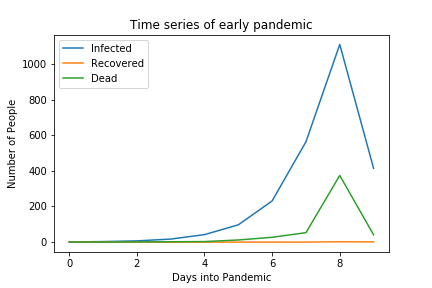

Write the Python code that produced this figure.
# COMP 202: A4
# NAME: Chin Yiap Ong
# ID: 260823566


import doctest
import datetime
import numpy as np
import matplotlib.pyplot as plt


def date_diff(date1, date2):
    '''
    (str, str) -> int
    Take dates formatted in ISO format (%Y-%m-%d)
    Return number of days apart the two dates are
    Note that date can be positive/negative:
    - if the first date is earlier than the second date, the number should be positive;
    - if the second date is earlier than the first date, the number should be positive;
    >>> date_diff('2019-10-29', '2019-11-2') 
    4
    >>> date_diff('2019-8-30', '2015-9-1') 
    -1459
    >>> date_diff('2021-5-1', '2021-5-26') 
    25
    '''

    # convert date from string to integer given its specified ISO format 
    date1 = datetime.datetime.strptime(date1, '%Y-%m-%d')
    date2 = datetime.datetime.strptime(date2, '%Y-%m-%d')

    # compute difference between dates and convert to days
    days = (date2 - date1).days

    return days


def get_age(date1, date2):
    '''
    (str, str) -> int
    Take dates formatted in ISO format (%Y-%m-%d)
    Assume 1 year = 365.2425 days
    Return number of years apart the two dates are
    Note that date can be positive/negative:
    - if the first date is earlier than the second date, the number should be positive;
    - if the second date is earlier than the first date, the number should be positive;
    >>> get_age('1970-10-31', '1970-11-2') 
    0
    >>> get_age('2020-10-31', '2016-11-2') 
    -3
    >>> get_age('2018-4-1', '2019-4-26') 
    1
    '''

    # 1 year = 365.2425 days 
    year_to_days = 365.2425

    # compute number of years as an integer (rounded down)
    years = int(date_diff(date1, date2) / year_to_days)

    return years

def stage_three(input_filename, output_filename):
    '''
    (str, str) -> ( (str, int) dict ) dict

    Given the index date, 

        1. Replace the date of each record with the date_diff of that date and the index date
        2. Replace the date of birth with age at the time of the index date
        3. Replace the status with one of I, R and D. (Representing Infected, Recovered, and Dead;
        the French words are infecté(e), récupéré(e) and mort(e).)

    Return: a dictionary. The keys are each day of the pandemic (integer). The values are a
    dictionary, with how many people are in each state on that day. Example:

    >>> stage_three('example_2.tsv', 'example_3.tsv')
    {0: {'I': 1, 'R': 0, 'D': 0}, 1: {'I': 2, 'R': 0, 'D': 1}}
        
    '''
    
    #helper function to clean up status
    def correct_status(token):
        if 'I' in token:
            return 'I'
        if 'M' in token or 'D' in token:
            return 'D'
        if 'R' in token:
            return 'R'
        
    #parse input files
    input_file = open(input_filename, 'r', encoding='utf-8')
    output_file = open(output_filename, 'w', encoding='utf-8')
    # store the input as a list
    input_lines = input_file.readlines()
    # fetch the index date
    index_date = input_lines[0].split('\t')[2]
    #store possible days passed since the index; 
    # will filter duplicates later
    days_spanned =  []
    #list of tuples to keep track of (days since the index date, status)
    days_status_item = []
    
    
    
    for line in input_lines:
       ln_l = line.split('\t')
       if any(char.isdigit() for char in ln_l[6]) and len(ln_l) > 9:
           new_l = ln_l[:5]
           new_l.append(ln_l[5]+ln_l[6])
           new_l.extend(ln_l[7:])
           ln_l = new_l
        #count the days since the index date
       ln_l[2] = str(date_diff(index_date, ln_l[2]))
          #take get_age to calculate the age
       ln_l[3] = str(get_age(ln_l[3], index_date))
          #clean up the status now
       ln_l[6] = str(correct_status(ln_l[6]))
       days_spanned.append(ln_l[2])
       days_status_item.append((int(ln_l[2]), ln_l[6]))
       # write line to output_filename and increment line count
       output_file.write('\t'.join(ln_l))
    # close relevant files
    input_file.close()
    output_file.close()
    #now let's append what was needed in a dictionary
   
    days_status = {}
    for day_spanned in np.unique(days_spanned):
        if day_spanned:
            days_status[int(day_spanned)] = {}
            for status in ['I', 'R', 'D']:
                days_status[int(day_spanned)][status]=0
                
    for (days, status) in days_status_item:
        if (status in ['I', 'R', 'D'] ) and (days is not None):
            days_status[days][status] += 1
    return days_status
        
def plot_time_series(d):
    '''
    d : ( (str, int) dict ) dict -> (int list) list

    '''
    def convert_to_list_of_lists(sd):
        return [sd['I'], sd['R'], sd['D']]
    
    
    result =  []
    for subdict in d.values():
        result.append(convert_to_list_of_lists(subdict))
    
    fig, ax = plt.subplots()
    
    infected = []
    recovered = []
    dead = []
    for sublist in result:
        infected.append(sublist[0])
        recovered.append(sublist[1])
        dead.append(sublist[2])
   
    ax.plot(range(len(result)), infected)
    ax.plot(range(len(result)), recovered)
    ax.plot(range(len(result)), dead)
    
    plt.legend(('Infected', 'Recovered', 'Dead'))
    ax.set(title='Time series of early pandemic', xlabel = "Days into Pandemic", ylabel = "Number of People" )
    plt.savefig("time_series.png")

    return result

if __name__ == '__main__':

    doctest.testmod()